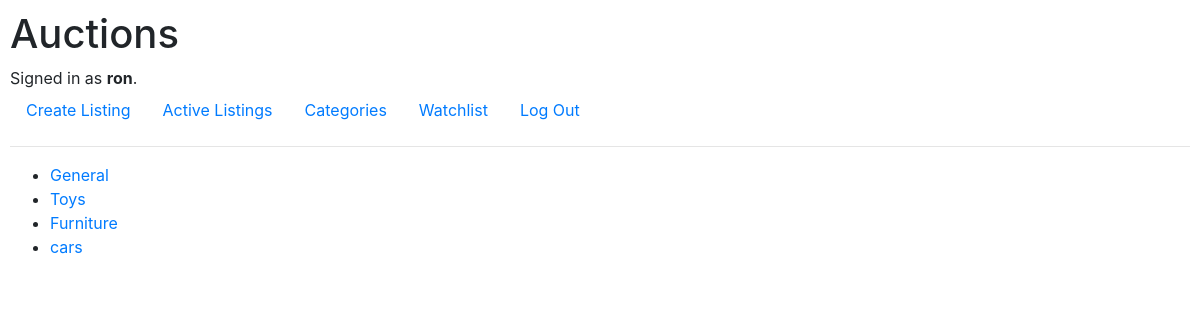
The page /categories (signed in) on the database its author committed.
### auctions/models.py (models this page shows, shortened)
class User(AbstractUser):
    pass

class Category (models.Model):
    name = models.CharField(max_length=64)

### auctions/views.py (the view)
# urls.py: path("categories", views.categories, name="categories"),
def categories(request):
    categories = Category.objects.all()
    return render(request, "auctions/categories.html", {
        "categories": categories
    })

### auctions/templates/auctions/categories.html
{% extends "auctions/layout.html" %}
{% block body %}
{%if categories %}
<ul>
    {%for category in categories%}
    <li>
        <a href="{% url 'auctions:category' category.id %}">{{ category.name }}</a>
    </li>
    {% endfor%}
</ul>
{%else%}
<p>No categories found.</p>
{% endif %}
{% endblock %}

### auctions/templates/auctions/layout.html (shortened to what this page needs)
{% load static %}
<!DOCTYPE html>
<html lang="en">
<head>
    <link rel="stylesheet" href="https://stackpath.bootstrapcdn.com/bootstrap/4.4.1/css/bootstrap.min.css"
>
    <link href="{% static 'auctions/styles.css' %}" rel="stylesheet">
</head>
<body>
    <h1>Auctions</h1>
    <div>
        {% if user.is_authenticated %}
        Signed in as <strong>{{ user.username }}</strong>.
        {% else %}
        Not signed in.
        {% endif %}
    </div>
    <ul class="nav">
        <li class="nav-item">
            <a class="nav-link" href="{% url 'auctions:create'%}">Create Listing</a>
        </li>
        <li class="nav-item">
            <a class="nav-link" href="{% url 'auctions:index' %}">Active Listings</a>
        </li>
        <li class="nav-item">
            <a class="nav-link" href="{% url 'auctions:categories' %}">Categories </a>
        </li>
        <li class="nav-item">
            <a class="nav-link" href="{% url 'auctions:watchlist' %}">Watchlist</a>
        </li>
        {% if user.is_authenticated %}
        <li class="nav-item">
            <a class="nav-link" href="{% url 'auctions:logout' %}">Log Out</a>
        </li>
        {% endif %}
    </ul>
    <hr>
    {% block body %}
    {% endblock %}
</body>
</html>

### auctions/static/auctions/styles.css (style rules this page uses)
body { padding: 10px; }

### rows shown on the page
User: username "ron"
Category: name "General"
Category: name "Toys"
Category: name "Furniture"
Category: name "cars"
